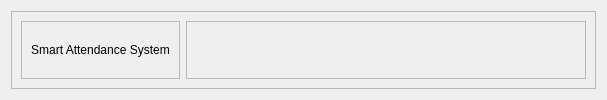
                     <widget class="QWidget" name="home_panel">
                      <property name="autoFillBackground">
                       <bool>false</bool>
                      </property>
                      <property name="styleSheet">
                       <string notr="true"/>
                      </property>
                      <layout class="QVBoxLayout" name="verticalLayout_14">
                       <item>
                        <widget class="QFrame" name="home_base_frame">
                         <property name="styleSheet">
                          <string notr="true"/>
                         </property>
                         <property name="frameShape">
                          <enum>QFrame::StyledPanel</enum>
                         </property>
                         <property name="frameShadow">
                          <enum>QFrame::Raised</enum>
                         </property>
                         <layout class="QHBoxLayout" name="horizontalLayout_7">
                          <item>
                           <widget class="QFrame" name="home_left_frame">
                            <property name="styleSheet">
                             <string notr="true">background:none;</string>
                            </property>
                            <property name="frameShape">
                             <enum>QFrame::StyledPanel</enum>
                            </property>
                            <property name="frameShadow">
                             <enum>QFrame::Raised</enum>
                            </property>
                            <layout class="QVBoxLayout" name="verticalLayout_7">
                             <item>
                              <widget class="QLabel" name="home_title_label">
                               <property name="minimumSize">
                                <size>
                                 <width>100</width>
                                 <height>0</height>
                                </size>
                               </property>
                               <property name="styleSheet">
                                <string notr="true">QLabel{
font:700 16pt &quot;Segoe Print&quot;;
word-wrap: break-word;
}</string>
                               </property>
                               <property name="text">
                                <string>Smart Attendance System</string>
                               </property>
                               <property name="textFormat">
                                <enum>Qt::AutoText</enum>
                               </property>
                               <property name="alignment">
                                <set>Qt::AlignCenter</set>
                               </property>
                              </widget>
                             </item>
                            </layout>
                           </widget>
                          </item>
                          <item>
                           <widget class="QFrame" name="home_bg_frame">
                            <property name="minimumSize">
                             <size>
                              <width>400</width>
                              <height>0</height>
                             </size>
                            </property>
                            <property name="styleSheet">
                             <string notr="true">background-image: url(:/images/resources/images/face.png);
background-position: center;
background-repeat: no-repeat;
background-size:contain;</string>
                            </property>
                            <property name="frameShape">
                             <enum>QFrame::StyledPanel</enum>
                            </property>
                            <property name="frameShadow">
                             <enum>QFrame::Raised</enum>
                            </property>
                           </widget>
                          </item>
                         </layout>
                        </widget>
                       </item>
                      </layout>
                     </widget>
